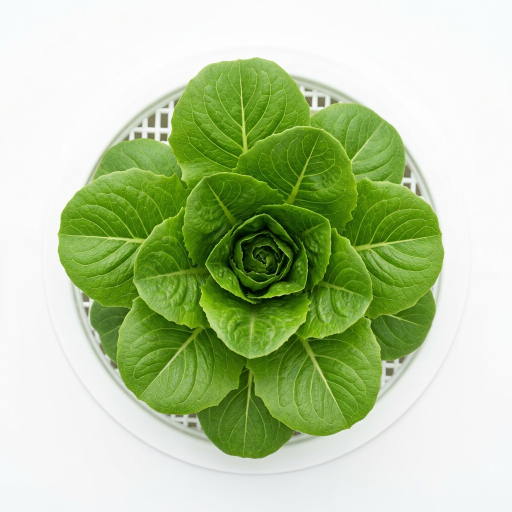
#> input picture raspi_node/sample_images/cenital.png, 1024 x 1024 px (shown at 1/2 size)
$ python -i pipeline_manager.py   (imports and definitions only)
#> lines starting #> are read from the running program, lines starting #| are printed output that depends on the picture
import os
from typing import List, Dict, Any, Optional, Tuple
import cv2
import numpy as np
from domain.models import CropProfile
from domain.interfaces.vision import ISegmentationStrategy, IBiometricCalculator
from infrastructure.vision.strategies.exg_segmentation import ExgSegmentationStrategy
from infrastructure.vision.biometric_calculator import BiometricCalculator

class VisionPipelineManager:
    """
    Orquestador del pipeline de visión artificial agronómica SIFMA.
    - Corrige orientación física de las cámaras (Cenital 180° / Lateral 90° derecha).
    - Aplica ROI circular automático sobre la canastilla azul (anula personas, ropa y fondo).
    - Mide altura y tallo basal con precisión milimétrica desde la base del sustrato.
    """

    def __init__(
        self,
        segmentation_strategy: Optional[ISegmentationStrategy] = None,
        biometric_calculator: Optional[IBiometricCalculator] = None
    ):
        self.segmenter = segmentation_strategy or ExgSegmentationStrategy()
        self.calculator = biometric_calculator or BiometricCalculator()

    # [401 lines left out: functions is_cenital_inverted, orient_lateral_upright, detect_blue_basket_roi, detect_blue_basket_roi, process_cenital, process_lateral and 1 more, not called in this run]

>>> import cv2
>>> picture = cv2.imread('../../../raspi_node/sample_images/cenital.png', cv2.IMREAD_GRAYSCALE)
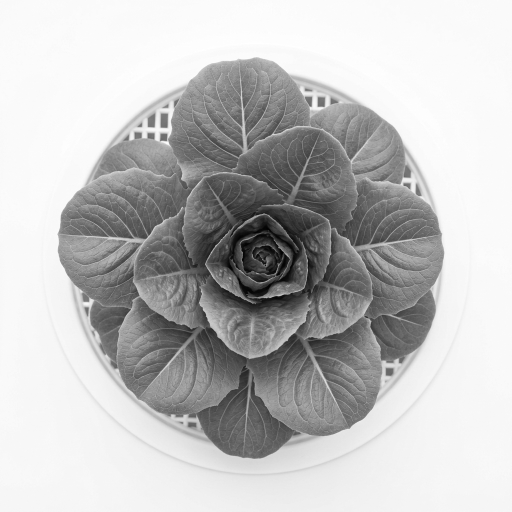
#> picture: shape (1024, 1024) (shown at 1/2 size); min 0, max 255, mean 191.8
#> (the run stopped early here; a loop or call above may not have finished)

$ run again, on raspi_node/sample_images/lateral.png
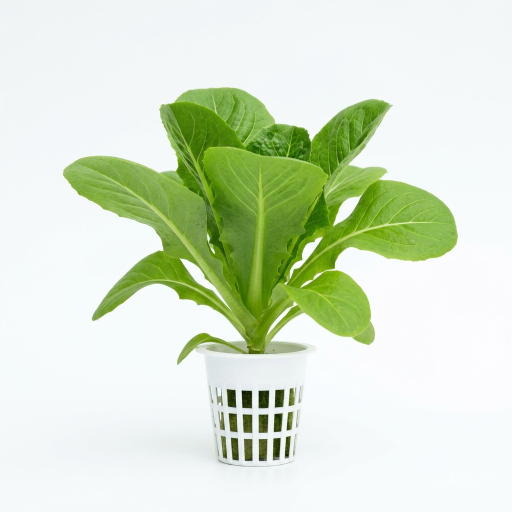
#> input picture raspi_node/sample_images/lateral.png, 1024 x 1024 px (shown at 1/2 size)
#> `picture = cv2.imread('../../../raspi_node/sample_images/cenital.png', ..`:
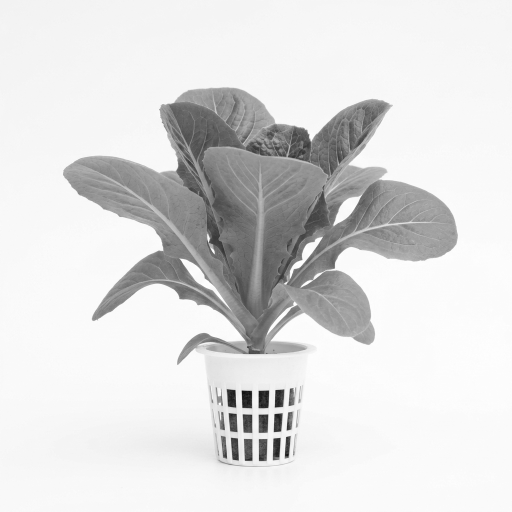
#> picture: shape (1024, 1024) (shown at 1/2 size); min 11, max 255, mean 221.6

$ run again, on raspi_node/sample_images/ornamental_lateral.png
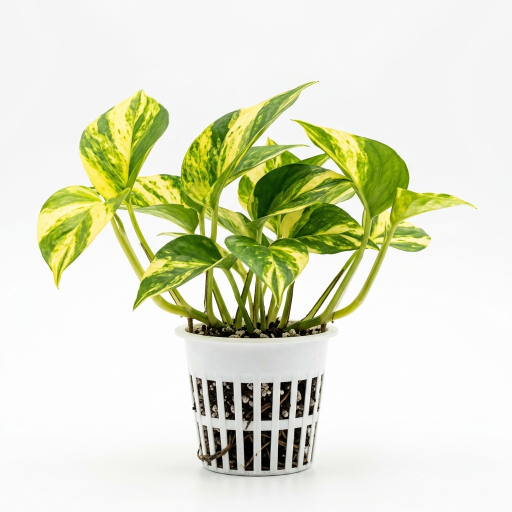
#> input picture raspi_node/sample_images/ornamental_lateral.png, 1024 x 1024 px (shown at 1/2 size)
#> `picture = cv2.imread('../../../raspi_node/sample_images/cenital.png', ..`:
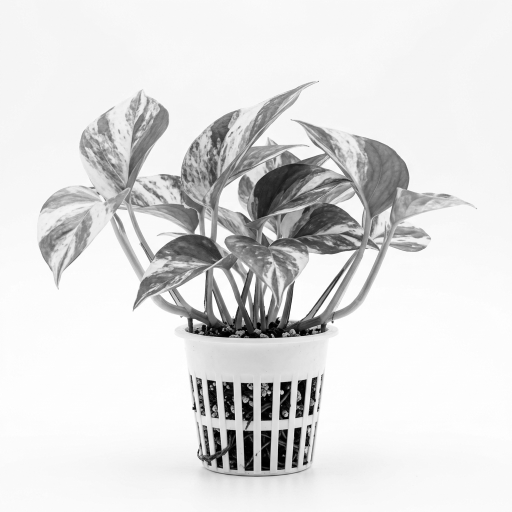
#> picture: shape (1024, 1024) (shown at 1/2 size); min 0, max 255, mean 222.3
